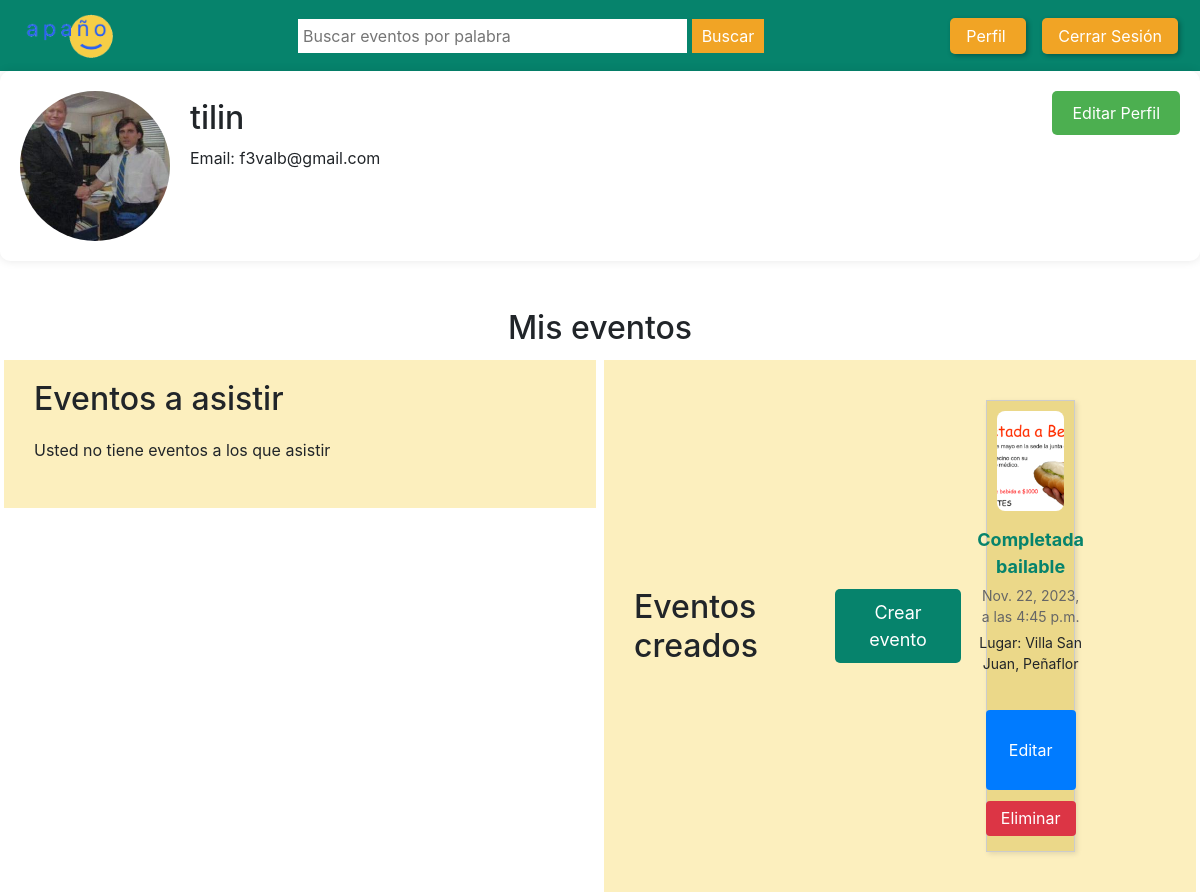
Page /perfil_apagno_app/ (signed in) on the earlier database version.
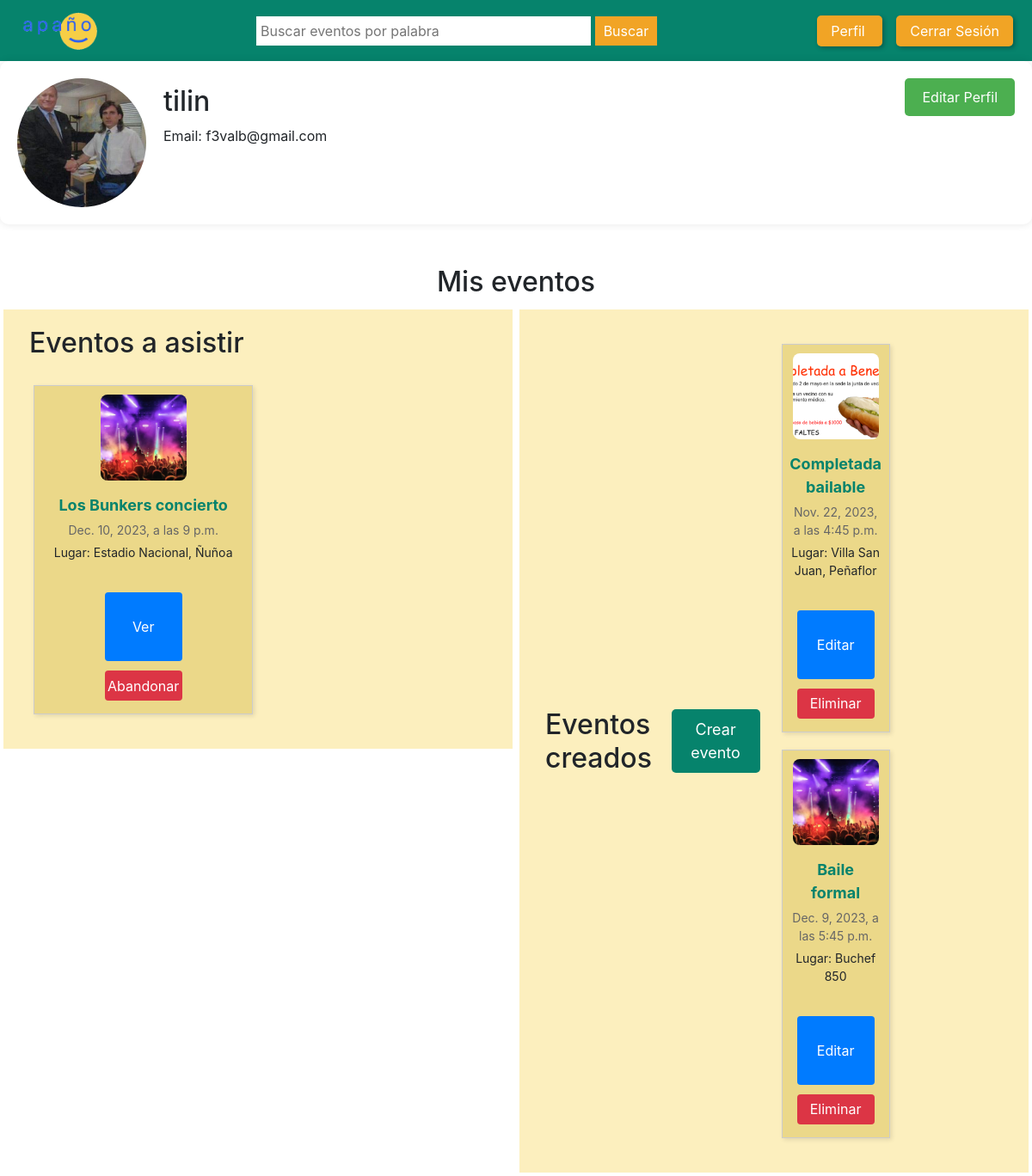
Same page on the later database version.
### perfil_apagno_app/models.py (models this page shows, shortened)
class User(AbstractUser):
    pronounsChoices = [('La','La'),('El','El'), ('Le','Le'),('Otro','Otro')]
    pronouns = models.CharField(max_length=5,choices=pronounsChoices)
    nickname = models.CharField(max_length=30)
    contact = models.CharField(max_length=100, blank=True)

class Profile(models.Model):
    user = models.OneToOneField(User, on_delete=models.CASCADE)
    avatar = models.ImageField(
        default='default.jpg', # default avatar
        upload_to='profile_pics' # dir to store the image
    )

class nuevoEvento(models.Model):
    nombre = models.CharField(max_length=100)
    host = models.ForeignKey(User, on_delete=models.CASCADE)
    fecha = models.DateField(default=timezone.now().strftime("%Y-%m-%d"))
    hora = models.TimeField(default=timezone.now().strftime("%H:%M"))
    lugar = models.CharField(max_length=100)
    descripcion = models.CharField(max_length=250, blank=True)
    categoria = models.ForeignKey(Categorias, default='Sin categoria', on_delete=models.CASCADE)
    imagen = models.ImageField(upload_to='eventos_images/', blank=True)
    asistentes = models.ManyToManyField(User, related_name='eventos_asistir', blank=True)

### perfil_apagno_app/views.py (the view, shortened to what this page needs)
# urls.py: path('', views.Eventos.as_view(), name='perfil'),
class Eventos(ListView):
    model = nuevoEvento
    template_name = 'perfil_app/listaEventos.html'
    context_object_name = 'eventos'
    def get_queryset(self):
        eventos_host = nuevoEvento.objects.filter(host=self.request.user)
        eventos_asistir = nuevoEvento.objects.filter(asistentes=self.request.user)
        return eventos_host, eventos_asistir
    def get_context_data(self, **kwargs):
        context = super().get_context_data(**kwargs)
        eventos_host, eventos_asistir = self.get_queryset()
        context['eventos_host'] = eventos_host
        context['eventos_asistir'] = eventos_asistir
        context['categorias'] = Categorias.objects.all()
        return context

### perfil_apagno_app/templates/perfil_app/listaEventos.html (shortened to what this page needs)
{%extends 'base.html'%}
{% load static %}
{% block extra_css %}
    <link rel="stylesheet" type="text/css" href="{% static 'style/destacados.css' %}">
    <link rel="stylesheet" type="text/css" href="{% static 'style/style.css' %}">
    <link rel="stylesheet" href="https://stackpath.bootstrapcdn.com/bootstrap/4.5.2/css/bootstrap.min.css">
	<link rel="stylesheet" type="text/css" href="{% static 'style/base.css' %}">
	<link rel="stylesheet" type="text/css" href="{% static 'style/cajon.css' %}">
	<link rel="stylesheet" type="text/css" href="{% static 'style/perfil.css' %}">
{% endblock %}
{%block content%}
<div class="perfil">
    <div class="foto-perfil">
      <img src="{{user.profile.avatar.url}}" class="avatar"  accept=".jpg,.jpeg,.png"/>
    </div>
    <div class="datos-usuario">
      <h2>{{user.username}}</h2>
      <p>Email: {{user.email}}</p>
    </div>
    <a href="{%url 'profile'%}"><button class="boton-editar">Editar Perfil</button></a>
  </div>
<div class="py-5 text-center">
	<h2>Mis eventos</h2>
	{% if eventos_host or eventos_asistir %}
	<div class="bloque">
		<h2 style="margin-left: 20px; margin-top: 10px;">Eventos a asistir</h2>
		<div id="eventos-container" class="eventos-container">
			{% if eventos_asistir %}
			{% for evento in eventos_asistir %}
				<div class="cajon">
					<img src="{{ evento.imagen.url }}" alt="{{ evento.nombre }}" style="max-width: 100%;">
					<div class="cajon-content">
						<span class="cajon-title">{{ evento.nombre }}</span>
						<span class="cajon-date">{{ evento.fecha }}, a las {{ evento.hora }}</span>
						<p class="cajon-description">Lugar: {{ evento.lugar }}</p>
					</div>
					<div class="cajon-buttons-event">
						<a href="{%url 'evento' evento.id %}"> <button class="cajon-button-event edit">Ver</button></a>
						<a href="{%url 'abandonar_evento' evento.id %}"> <button class="cajon-button-event delete">Abandonar</button></a>
					</div>
				</div>
			{% endfor %}
			{% else %}
				<p> Usted no tiene eventos a los que asistir</p>
			{% endif %}
		</div>
	</div>
	<div class="bloque">
		<div style="display: flex; justify-content: space-between; align-items: center;">
			<h2 style="margin-left: 20px; margin-top: 10px;">Eventos creados</h2>
			<button id='mostrar-mas' type="button" data-bs-toggle="modal" data-bs-target="#staticBackdrop">
				Crear evento
			</button>
		<div id="eventos-container" class="eventos-container">
			{% if eventos_host %}
			{% for evento in eventos_host %}
				<div class="cajon">
					<img src="{{ evento.imagen.url }}" alt="{{ evento.nombre }}" style="max-width: 100%;">
					<div class="cajon-content">
						<span class="cajon-title">{{ evento.nombre }}</span>
						<span class="cajon-date">{{ evento.fecha }}, a las {{ evento.hora }}</span>
						<p class="cajon-description">Lugar: {{ evento.lugar }}</p>
					</div>
					<div class="cajon-buttons-event">
						<a href="{%url 'editar_evento' evento.id %}"> <button class="cajon-button-event edit">Editar</button></a>
						<a href="{%url 'eliminar_evento' evento.id %}"> <button class="cajon-button-event delete">Eliminar</button></a>
					</div>
				</div>
			{% endfor %}
			{% else %}
				<p> Usted no tiene eventos creados</p>
			{% endif %}
		</div>
	</div>
	{% else %}
		<p> Usted no tiene eventos para mostrar</p>
	{% endif %}
</div>
{%endblock content%}

### perfil_apagno_app/templates/base.html (shortened to what this page needs)
{% load static %}
<!DOCTYPE html>
<html lang="en">
<head>
    {% block extra_css %}{% endblock %}
    <link rel="stylesheet" type="text/css" href="{% static 'style/base.css' %}">
</head>
<body>
    <div id="navbar">
        <a id="logo" href="/eventos_destacados">
            <img src="{% static 'imag/logo_sin_fondo.png' %}" alt="Logo">
        </a>
        <div id="search">
            <input type="text" placeholder="Buscar eventos por palabra">
            <button type="submit">Buscar</button>
        </div>
        <div class="login-buttons">
            {% if user.is_authenticated %}
                <a href="{% url 'perfil' %}"> Perfil </a>
                <a href="{% url 'logout' %}"> Cerrar Sesión </a>
            {% else %}
                <a href="{% url 'login' %}"> Iniciar Sesión</a>
                <a href="{% url 'register_user' %}"> Registrarse </a>
            {% endif %}
         </div>
    </div>
    {% block content %}{% endblock %}
</body>
</html>

### perfil_apagno_app/static/style/destacados.css (style rules this page uses)
body { margin: 0; padding: 0; background-color: #dfedeb; }
.eventos-container { display: flex; flex-wrap: wrap; justify-content: space-between; margin: 20px; }
#mostrar-mas { display: block; margin: 0 auto; background-color: #06836c; color: #fff; padding: 10px 20px; font-size: 18px; border: none; cursor: pointer; border-radius: 5px; }

### perfil_apagno_app/static/style/base.css (style rules this page uses)
#navbar { background-color: #06836c; color: #ffffff; display: flex; justify-content: space-between; align-items: center; padding: 10px 16px; }
#logo img { max-width: 100px; height: auto; }
#search { flex-grow: 1; margin: 0 20px; text-align: center; }
#search input[type="text"] { width: 50%; padding: 5px; border: none; }
#search button[type="submit"] { background-color: #f1a425; color: #ffffff; border: none; padding: 5px 10px; cursor: pointer; }
#navbar .login-buttons { text-align: right; }
#navbar a { text-decoration: none; color: #ffffff; margin-right: 6px; font-size: 16px; }
.login-buttons a { text-decoration: none; color: #ffffff; margin-left: 10px; font-size: 16px; padding: 8px 16px; background-color: #f1a425; border-radius: 5px; box-shadow: 2px 2px 5px rgba(0, 0, 0, 0.3); transition: background-color 0.3s ease, transform 0.2s ease; }

### perfil_apagno_app/static/style/cajon.css (style rules this page uses)
.cajon { display: flex; align-items: flex-start; border: 1px solid #ccc; background-color: #ebd889; padding: 10px; margin: 10px 5px; width: 48%; box-shadow: 2px 2px 5px rgba(0, 0, 0, 0.1); }
.cajon img { width: 100px; height: 100px; object-fit: cover; border-radius: 8px; margin-right: 15px; }
.cajon-content { display: flex; flex-direction: column; align-items: flex-start; flex-grow: 1; }
.cajon-title { font-size: 18px; font-weight: bold; color: #06836c; margin-bottom: 5px; }
.cajon-date { font-size: 14px; color: #666; margin-bottom: 5px; }
.cajon-description { font-size: 14px; }
.cajon-buttons-event { display: flex; flex-direction: column; align-items: center; margin-left: auto; }
.cajon-button-event { width: 80px; height: 80px; background-color: #007bff; color: #fff; border: none; border-radius: 4px; margin: 5px 0; cursor: pointer; transition: background-color 0.3s; display: flex; justify-content: center; align-items: center; }
.cajon-button-event.delete { height: 35px; background-color: #dc3545; transition: background-color 0.3s; }
@media (max-width: 1440px) { .cajon { flex-direction: column; align-items: center; } }
@media (max-width: 1440px) { .cajon img { margin-bottom: 15px; margin-right: 0; } }
@media (max-width: 1440px) { .cajon-content { text-align: center; align-items: center; } }
@media (max-width: 1440px) { .cajon-buttons-event { margin-top: 15px; flex-direction: column; gap: 1px; width: 100%; } }
@media (max-width: 1440px) { .cajon-button-event { width: 90px; height: 80px; } }
@media (max-width: 1440px) { .cajon-button-event.delete { height: 35px; } }

### perfil_apagno_app/static/style/perfil.css (style rules this page uses)
.perfil { display: flex; align-items: flex-start; background-color: #fff; padding: 20px; border-radius: 10px; box-shadow: 0 0 10px rgba(0, 0, 0, 0.1); }
.foto-perfil { margin-right: 20px; }
.foto-perfil img { width: 150px; height: 150px; border-radius: 50%; object-fit: cover; }
.datos-usuario { flex-grow: 1; }
.boton-editar { background-color: #4CAF50; color: white; padding: 10px 20px; border: none; border-radius: 5px; cursor: pointer; font-size: 16px; }

### perfil_apagno_app/templates/perfil_app/listaEventos.html (style rules this page uses)
.bloque { float: left; width: 50%; text-align: left; box-sizing: border-box; padding: 10px; border: 4px solid rgb(255, 255, 255); background-color: #fcefbe; }

Differences in the rows shown:
now on this page (row unchanged): nuevoEvento: imagen (picture), nombre "Los Bunkers concierto", fecha "Dec. 10, 2023", hora "9 p.m.", lugar "Estadio Nacional, Ñuñoa", shown under "Eventos a asistir"
added nuevoEvento: imagen (picture), nombre "Baile formal", fecha "Dec. 9, 2023", hora "5:45 p.m.", lugar "Buchef 850", shown under "Eventos creados"
Other differences:
text no longer shown: "Usted no tiene eventos a los que asistir"
